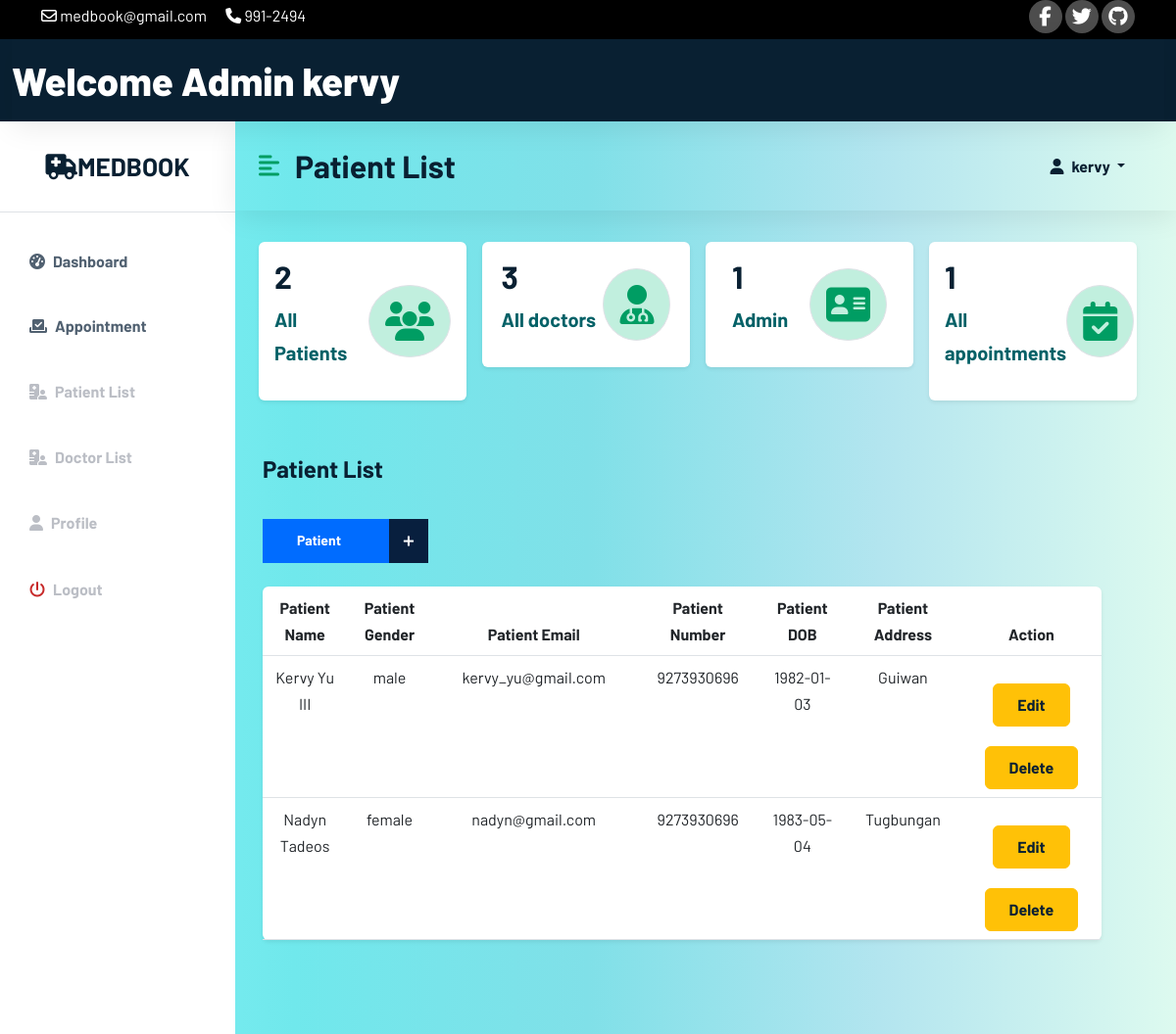
Before: /admin/adminpatient.php (signed in) with the older database file.
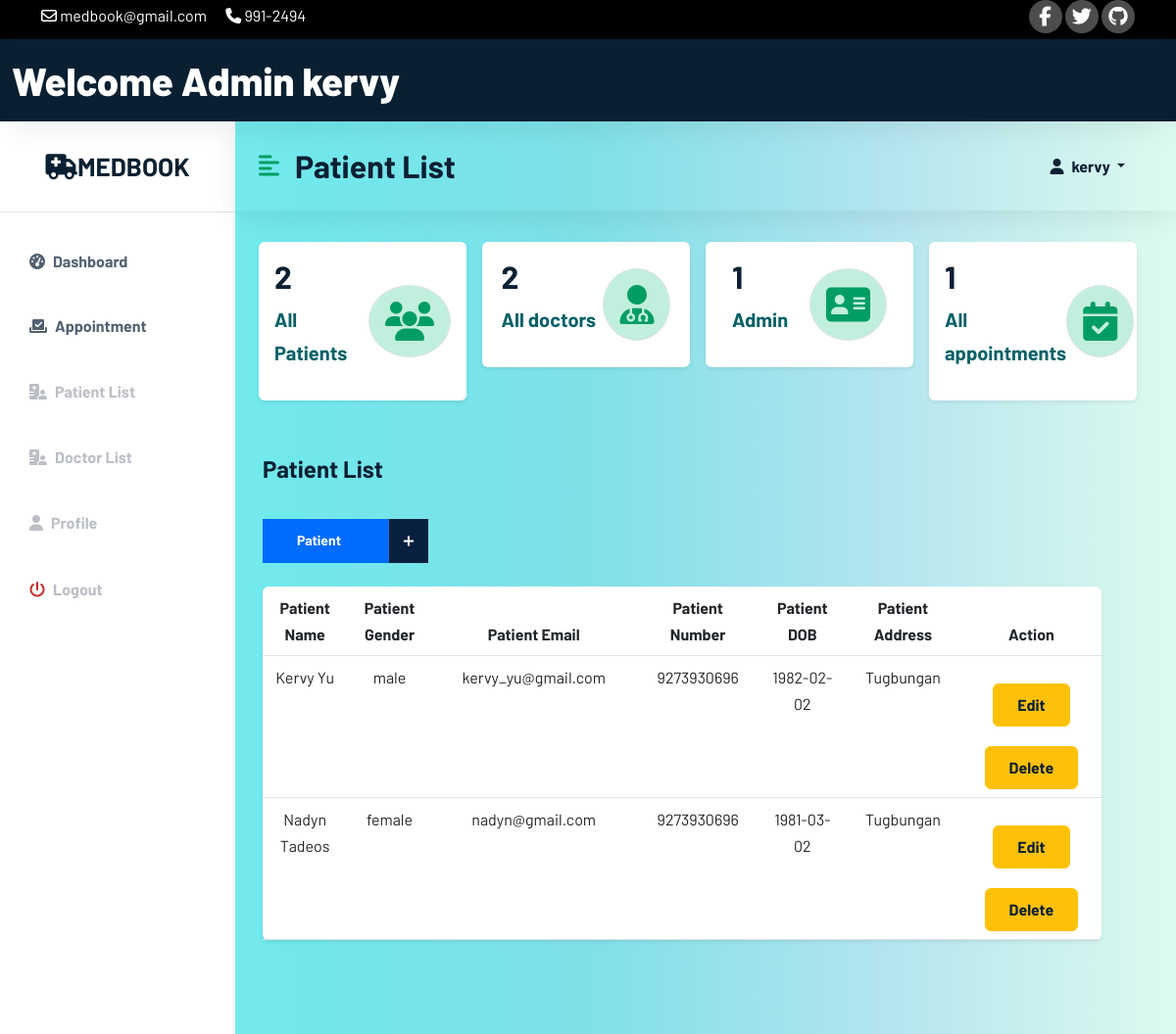
After: the same page with the newer database file.
### tables this page shows
CREATE TABLE `app_admin` (
  `adminID` int(11) NOT NULL,
  `admin_name` varchar(100) NOT NULL,
  `admin_email` varchar(100) NOT NULL,
  `admin_password` varchar(100) NOT NULL,
  `usertype` varchar(100) NOT NULL DEFAULT 'admin'
);

CREATE TABLE `patient` (
  `patientID` int(11) NOT NULL,
  `p_FullName` varchar(100) NOT NULL,
  `p_password` varchar(100) NOT NULL,
  `p_DOB` date NOT NULL,
  `p_gender` varchar(20) NOT NULL,
  `p_address` varchar(100) NOT NULL,
  `p_number` bigint(100) NOT NULL,
  `p_email` varchar(100) NOT NULL,
  `patient_type` varchar(100) NOT NULL DEFAULT 'user'
);

### admin/adminpatient.php (the view, shortened to what the changed rows need)
<?php
include 'C:\xampp\htdocs\Web_Tech\config\config.php';
include 'C:\xampp\htdocs\Web_Tech\admin\adminheader.php';
?>
<?php
$currentAd = $_SESSION['email'];
$sql = "SELECT * FROM app_admin WHERE admin_email = '$currentAd'";
$result = mysqli_query($conn, $sql);
if ($result) {
if (mysqli_num_rows($result) > 0) {
while ($row = mysqli_fetch_array($result)) {
?>
<!DOCTYPE html>
<html lang="en">
<head>
    <link href="https://cdn.jsdelivr.net/npm/bootstrap@5.2.0/dist/css/bootstrap.min.css" rel="stylesheet">
    <link rel="stylesheet" href="/Web_Tech/css/style.css">
    <link rel="stylesheet" href="/Web_Tech/css/dochome.css">
    <link rel="stylesheet" href="/Web_Tech/css/reglog.css">
</head>
<body>
<div class="d-flex" id="wrapper">
    <div class="bg-white" id="sidebar-wrapper">
        <div class="sidebar-heading text-center py-4 primary-text fs-4 fw-bold text-uppercase border-bottom">
            <a href="#" class="navbar-brand mb-0" >
                <i class="fa-solid fa-truck-medical"></i>MedBook
            </a>
        </div>
        <div class="list-group list-group-flush my-3">
            <a href="adminhome.php" class="list-group-item list-group-item-action bg-transparent second-text active"><i
                    class="fas fa-tachometer-alt me-2"></i>Dashboard</a>
            <a href="adminapp.php" class="list-group-item list-group-item-action bg-transparent second-text active"><i
                        class="fas fa-check-to-slot me-2"></i>Appointment</a>
            <a href="adminpatient.php" class="list-group-item list-group-item-action bg-transparent second-text fw-bold">
                <i class="fas fa-hospital-user me-2"></i>Patient List</a>
            <a href="admindoc.php" class="list-group-item list-group-item-action bg-transparent second-text fw-bold">
                <i class="fas fa-hospital-user me-2"></i>Doctor List</a>
            <a href="doctorprofile.php" class="list-group-item list-group-item-action bg-transparent second-text fw-bold"><i
                    class="fas fa-user me-2"></i>Profile</a>
            <a href="/Web_Tech/user/userlogout.php" class="list-group-item list-group-item-action bg-transparent second-text fw-bold"><i
                    class="fas fa-power-off me-2" style="color: #c72a2a;"></i>Logout</a>
        </div>
    </div>
    <div id="page-content-wrapper">
        <nav class="navbar navbar-expand-lg navbar-light bg-transparent py-4 px-4">
            <div class="d-flex align-items-center">
                <i class="fas fa-align-left primary-text fs-4 me-3" id="menu-toggle"></i>
                <h2 class="fs-2 m-0">Patient List</h2>
            </div>
            <div class="collapse navbar-collapse" id="navbarSupportedContent">
                <ul class="navbar-nav ms-auto mb-2 mb-lg-0">
                    <li class="nav-item dropdown">
                        <a class="nav-link dropdown-toggle second-text fw-bold" href="#" id="navbarDropdown"
                           role="button" data-bs-toggle="dropdown" aria-expanded="false">
                            <i class="fas fa-user me-2"></i><?php echo $row['admin_name'];?>
                        </a>
                    </li>
                </ul>
            </div>
        </nav>
        <div class="container-fluid px-4">
            <div class="row g-3 my-2">
                <div class="row g-3 my-2">
                    <div class="col-md-3">
                        <div class="p-3 bg-white shadow-sm d-flex justify-content-around align-items-center rounded">
                            <div>
                                <?php
                                $query = "SELECT patientID FROM patient ORDER BY patientID";
                                $query_run = mysqli_query($conn, $query);
                                if ($row = mysqli_num_rows($query_run)) {
                                    echo '<h3 class="fs-2">' . $row . '</h3>';
                                }else{
                                    echo '<h3 class="fs-2">No Data</h3>';
                                }
                                ?>
                                <p class="fs-5" style="color:#046167;"><b>All Patients</b></p>
                            </div>
                            <i class="fas fa-users fs-1 primary-text border rounded-full secondary-bg p-3"></i>
                        </div>
                    </div>
                    <div class="col-md-3">
                        <div class="p-3 bg-white shadow-sm d-flex justify-content-around align-items-center rounded">
                            <div>
                                <?php
                                $query = "SELECT doctorID FROM doctor ORDER BY doctorID";
                                $query_run = mysqli_query($conn, $query);
                                if($row = mysqli_num_rows($query_run))
                                {
                                    echo '<h3 class="fs-2">'.$row.'</h3>';
                                }
                                else{
                                    echo '<h3 class="fs-2">No Data</h3>';
                                }
                                ?>
                                <p class="fs-5" style="color:#046167;"><b>All doctors</b></p>
                            </div>
                            <i class="fas fa-user-doctor fs-1 primary-text border rounded-full secondary-bg p-3"></i>
                        </div>
                    </div>
                    <div class="col-md-3">
                        <div class="p-3 bg-white shadow-sm d-flex justify-content-around align-items-center rounded">
                            <div>
                                <?php
                                $query = "SELECT adminID FROM app_admin ORDER BY adminID";
                                $query_run = mysqli_query($conn, $query);
                                if($row = mysqli_num_rows($query_run))
                                {
                                    echo '<h3 class="fs-2">'.$row.'</h3>';
                                }
                                else{
                                    echo '<h3 class="fs-2">No Data</h3>';
                                }
                                ?>
                                <p class="fs-5" style="color:#046167;"><b>Admin</b></p>
                            </div>
                            <i class="fas fa-address-card fs-1 primary-text border rounded-full secondary-bg p-3"></i>
                        </div>
                    </div>
                    <div class="col-md-3">
                        <div class="p-3 bg-white shadow-sm d-flex justify-content-around align-items-center rounded">
                            <div>
                                <?php
                                $query = "SELECT requestID FROM appointment ORDER BY requestID";
                                $query_run = mysqli_query($conn, $query);
                                if($row = mysqli_num_rows($query_run))
                                {
                                    echo '<h3 class="fs-2">'.$row.'</h3>';
                                }
                                else{
                                    echo '<h3 class="fs-2">No Data</h3>';
                                }
                                ?>
                                <p class="fs-5" style="color:#046167;"><b>All appointments</b></p>
                            </div>
                            <i class="fas fa-calendar-check fs-1 primary-text border rounded-full secondary-bg p-3"></i>
                        </div>
                    </div>
                </div>
                <div class="row my-5">
                <h3 class="fs-4 mb-3">Patient List</h3>
                    <div class="col-12 col-md-5">
                        <div class="form-group mb-0">
                            <button type="submit" class="btn medilife-btn" id="medilife" data-bs-toggle="modal" data-bs-target="#addpatient">Patient <span>+</span></button>
                        </div>
                    </div>
                    <div class="row my-4">
                <div class="col text-center">
                    <form class="form" role="form" method="POST" accept-charset="UTF-8">
                    <table class="table bg-white rounded shadow-sm  table-hover">
                        <thead>
                        <tr>
                            <th scope="col" width="50">Patient Name</th>
                            <th scope="col" width="50">Patient Gender</th>
                            <th scope="col" width="30">Patient Email</th>
                            <th scope="col" width="50">Patient Number</th>
                            <th scope="col" width="50">Patient DOB</th>
                            <th scope="col" width="50">Patient Address</th>
                            <th scope="col" width="50">Action</th>
                        </tr>
                        </thead>
                        <tbody>
                        <?php
                        $sql = "SELECT * FROM patient";
                        $result = mysqli_query($conn, $sql);
                        if ($result) {
                            if (mysqli_num_rows($result) > 0) {
                                while ($row = mysqli_fetch_array($result)) {
                                    ?>
                                    <tr>
                                        <td><?php echo $row['p_FullName'] ?></td>
                                        <td><?php echo $row['p_gender'] ?></td>
                                        <td><?php echo $row['p_email'] ?></td>
                                        <td><?php echo $row['p_number'] ?></td>
                                        <td><?php echo $row['p_DOB'] ?></td>
                                        <td><?php echo $row['p_address'] ?></td>
                                        <td>
                                            <button type="button" id="act_button" class="btn btn-warning btn-xs update" data-bs-toggle="modal" data-bs-target="#myUpdate"><a class="glyphicon glyphicon-edit" style="text-decoration: none;" href="?update=<?php echo $row['patientID']; ?>" title="Edit">Edit</a></button>
                                            <button type="button" name="delete" id="act_button" class="btn btn-warning btn-xs update"><a class="glyphicon glyphicon-edit" style="text-decoration: none;" href="/Web_Tech/admin/adminpatient.php?delete=<?php echo $row['patientID']; ?>" title="Edit">Delete</a></button>
                                        </td>
                                    </tr>
                                    <?php
                                }
                            }
                        }
                        ?>
                        </tbody>
                    </table>
                    </form>
                </div>
            </div>
                <?php
                }
                }
                }
                ?>
            </div>
    </div>
</div>
</div>
</body>
</html>

### admin/adminheader.php (shortened to what the changed rows need)
<?php
$currentAd = $_SESSION['email'];
$sql = "SELECT * FROM app_admin WHERE admin_email = '$currentAd'";
$result = mysqli_query($conn, $sql);
if ($result) {
if (mysqli_num_rows($result) > 0) {
while ($row = mysqli_fetch_array($result)) {
?>
<!DOCTYPE html>
<html lang="en">
<head>
    <link href="https://cdn.jsdelivr.net/npm/bootstrap@5.2.0/dist/css/bootstrap.min.css" rel="stylesheet">
    <link rel="stylesheet" type="text/css" href="/Web_Tech/css/style.css">
    <link rel="stylesheet" type="text/css" href="/Web_Tech/css/dochome.css">
</head>
<body>
<div class="top-nav" id="home" style="background-color: black">
    <div class="container">
        <div class="row justify-content-between">
            <div class="col-auto">
                <p>
                    <i class="fa-regular fa-envelope"></i>
                    <span>medbook@gmail.com</span>
                </p>
                <p>
                    <i class="fa-solid fa-phone"></i>
                    <span>991-2494</span>
                </p>
            </div>
            <div class="col-auto social-icons">
                <a href=""><i class="fa-brands fa-facebook-f"></i></a>
                <a href=""><i class="fa-brands fa-twitter"></i></i></a>
                <a href=""><i class="fa-brands fa-github"></i></i></a>
            </div>
        </div>
    </div>
</div>
<div class="container-fluid" id="wrapper-header">
    <nav class="navbar navbar-inverse navbar-fixed-top" role="navigation">
        <div class="navbar-header">
            <a class="navbar-brand" id="docheader" href="adminhome.php">Welcome Admin <?php echo $row['admin_name'];?></a>
        </div>
    </nav>
</div>
<?php
}
}
}
?>
</body>
</html>

Changed rows visible on the page:
computed for app_admin "kervy": row "3" → "2"
changed patient "male": p_FullName "Kervy Yu III" → "Kervy Yu"; p_DOB "1982-01-03" → "1982-02-02"; p_address "Guiwan" → "Tugbungan"
changed patient "Nadyn Tadeos": p_DOB "1983-05-04" → "1981-03-02"
